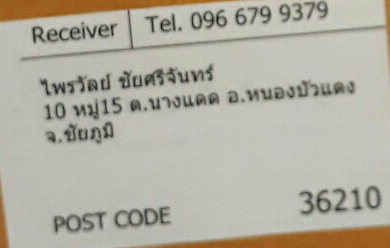
#> input picture useful_python_files/cropped_images/10507.png, 390 x 248 px, found by its file name
$ python correct_skew.py
#> lines starting #> are read from the running program, lines starting #| are printed output that depends on the picture; after the words box and inside, x2 and y2 are one past the last pixel; in counts of white or black regions, pixels touching at a corner belong together
# USAGE
# python correct_skew.py --image images/neg_28.png

# import the necessary packages
import numpy as np
import argparse
import cv2

# construct the argument parse and parse the arguments

# ap = argparse.ArgumentParser()
# ap.add_argument("-i", "--image", required=True,
# 	help="/Users/i351707/Desktop/text-skew-correction/images/neg_28.png")
# args = vars(ap.parse_args())

# load the image from disk
# image = cv2.imread(args["image"])
image = cv2.imread("/Users/i351707/Desktop/cropped_images/10507.png")
#> image is the input picture: shape (248, 390, 3); mean B, G, R 162.6, 175.4, 178.4

# convert the image to grayscale and flip the foreground
# and background to ensure foreground is now "white" and
# the background is "black"
gray = cv2.cvtColor(image, cv2.COLOR_BGR2GRAY)
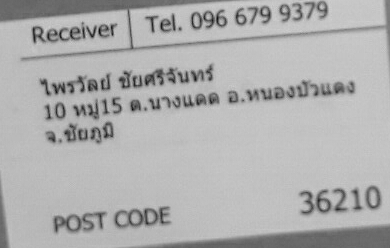
#> gray: shape (248, 390); min 11, max 207, mean 174.9
gray = cv2.bitwise_not(gray)
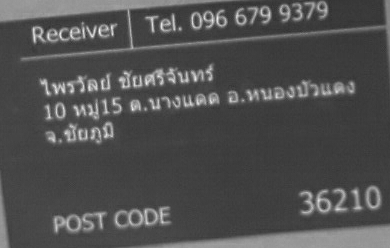
#> gray: shape (248, 390); min 48, max 244, mean 80.1

# threshold the image, setting all foreground pixels to
# 255 and all background pixels to 0

thresh = cv2.threshold(gray, 0, 255,
	cv2.THRESH_BINARY | cv2.THRESH_OTSU)[1]
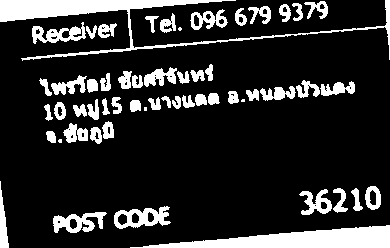
#> thresh: shape (248, 390); 17.1% white; 56 white regions (4 under 20 px), largest, box (x1, y1, x2, y2) and area: (0, 0, 390, 61) 3695, (130, 225, 390, 248) 3208, (114, 206, 171, 229) 692

# thresh = cv2.adaptiveThreshold(gray, 255, cv2.ADAPTIVE_THRESH_GAUSSIAN_C, cv2.THRESH_BINARY, 115, 1)

# cv2.imshow('image',thresh)
# cv2.waitKey(0)

# grab the (x, y) coordinates of all pixel values that
# are greater than zero, then use these coordinates to
# compute a rotated bounding box that contains all
# coordinates
coords = np.column_stack(np.where(thresh > 0))
#> coords = 16586 pairs, first value 0 to 247, second value 0 to 389
angle = cv2.minAreaRect(coords)[-1]
#> angle = -90

# the `cv2.minAreaRect` function returns values in the
# range [-90, 0); as the rectangle rotates clockwise the
# returned angle trends to 0 -- in this special case we
# need to add 90 degrees to the angle
if angle < -45:
	angle = -(90 + angle)
#> angle = 0

# otherwise, just take the inverse of the angle to make
# it positive
else:
	angle = -angle

# rotate the image to deskew it
(h, w) = image.shape[:2]
#> h = 248; w = 390
center = (w // 2, h // 2)
#> center = (195, 124)
M = cv2.getRotationMatrix2D(center, angle, 1.0)
#> M = [[1, 0, 0], [0, 1, 0]]
rotated = cv2.warpAffine(image, M, (w, h),
	flags=cv2.INTER_CUBIC, borderMode=cv2.BORDER_REPLICATE)

# draw the correction angle on the image so we can validate it
# cv2.putText(rotated, "Angle: {:.2f} degrees".format(angle),
# 	(10, 30), cv2.FONT_HERSHEY_SIMPLEX, 0.7, (0, 0, 255), 2)

# show the output image
print("[INFO] angle: {:.3f}".format(angle))
#| [INFO] angle: -0.000
cv2.imwrite('/Users/i351707/Desktop/image2.png', rotated)

$ run again, with useful_python_files/cropped_images/10151.png copied over useful_python_files/cropped_images/10507.png
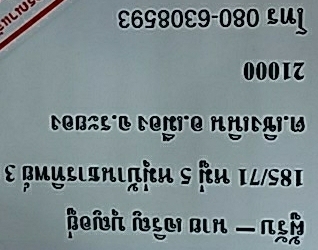
#> input picture useful_python_files/cropped_images/10151.png, 318 x 250 px, found by its file name
#> image is the input picture: shape (250, 318, 3); mean B, G, R 141.2, 138, 124.2
#> `thresh = cv2.threshold(gray, 0, 255, cv2.THRESH_BINARY | cv2.THRESH_OT..`:
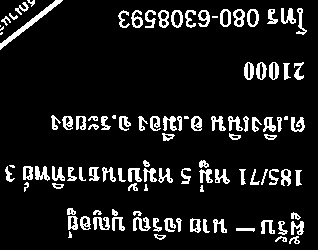
#> thresh: shape (250, 318); 10.2% white; 105 white regions (10 under 20 px), largest, box (x1, y1, x2, y2) and area: (0, 0, 63, 50) 373, (133, 217, 151, 231) 144, (281, 8, 296, 24) 139
#> coords = 8102 pairs, first value 0 to 243, second value 0 to 306
#> `angle = cv2.minAreaRect(coords)[-1]`: angle = -1.56
#> `angle = -angle`: angle = 1.56
#> M = [[1, 0.0271, -3.33], [-0.0271, 1, 4.36]]
#> `rotated = cv2.warpAffine(image, M, (w, h), flags=cv2.INTER_CUBIC, bord..`:
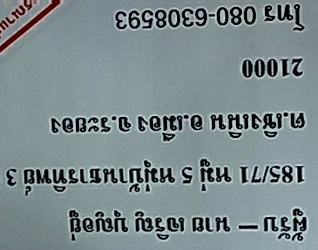
#> rotated: shape (250, 318, 3); mean B, G, R 141.4, 138.2, 124.6
#| [INFO] angle: 1.555

$ run again, with useful_python_files/cropped_images/10225.png copied over useful_python_files/cropped_images/10507.png
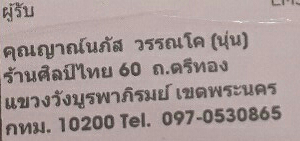
#> input picture useful_python_files/cropped_images/10225.png, 300 x 141 px, found by its file name
#> image is the input picture: shape (141, 300, 3); mean B, G, R 154, 155.4, 169.9
#> `thresh = cv2.threshold(gray, 0, 255, cv2.THRESH_BINARY | cv2.THRESH_OT..`:
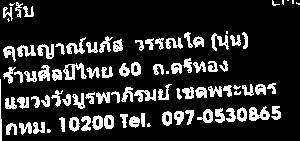
#> thresh: shape (141, 300); 16.9% white; 91 white regions (11 under 20 px), largest, box (x1, y1, x2, y2) and area: (63, 63, 87, 80) 192, (249, 106, 270, 121) 190, (134, 89, 156, 102) 157
#> coords = 7153 pairs, first value 0 to 140, second value 0 to 299
#> `angle = cv2.minAreaRect(coords)[-1]`: angle = -89.55
#> `angle = -(90 + angle)`: angle = -0.448
#> M = [[1, -0.00781, 0.551], [0.00781, 1, -1.17]]
#> `rotated = cv2.warpAffine(image, M, (w, h), flags=cv2.INTER_CUBIC, bord..`:
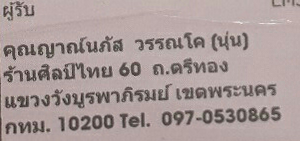
#> rotated: shape (141, 300, 3); mean B, G, R 154, 155.4, 169.9
#| [INFO] angle: -0.448
